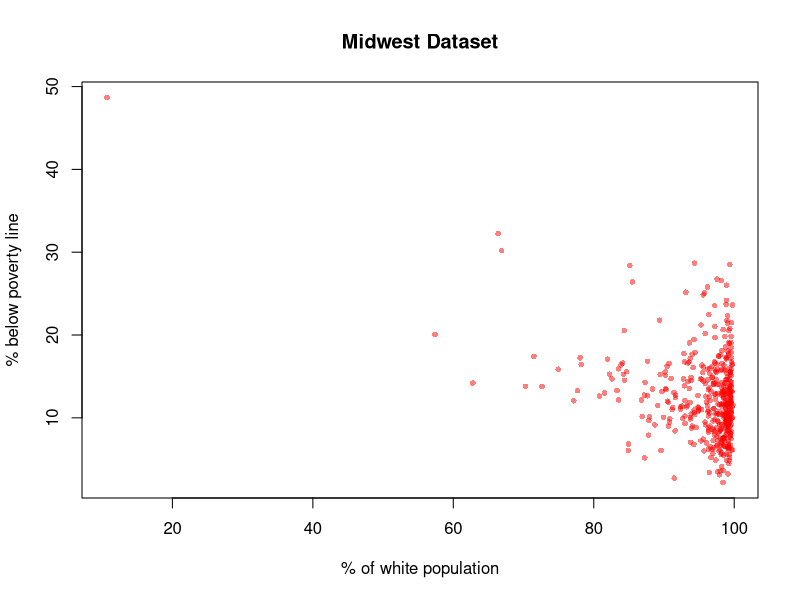
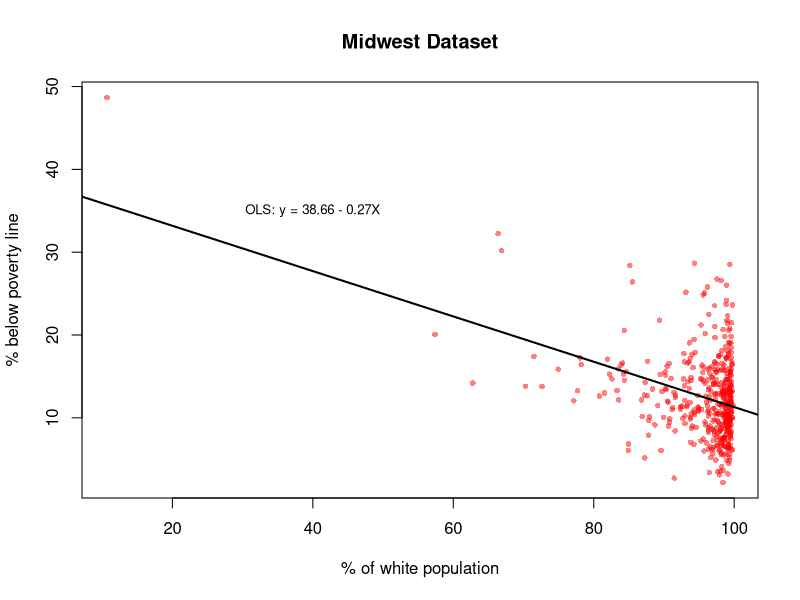
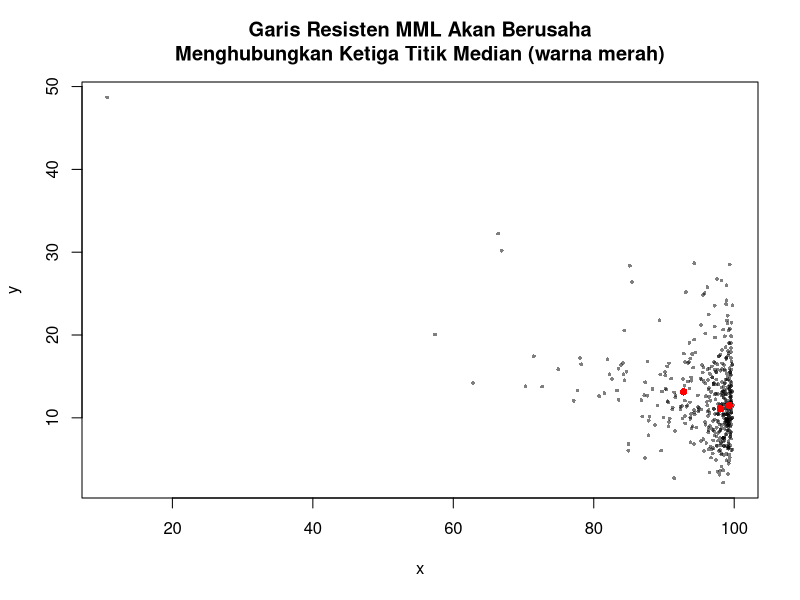
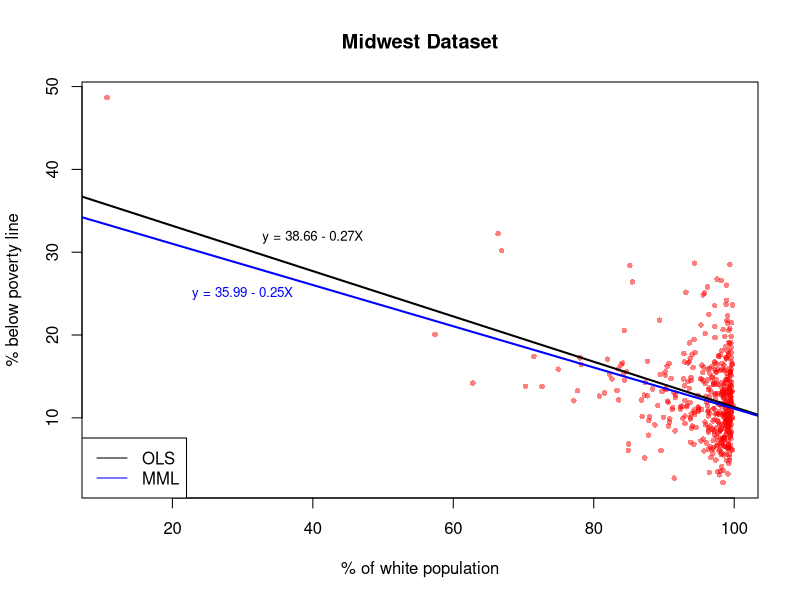
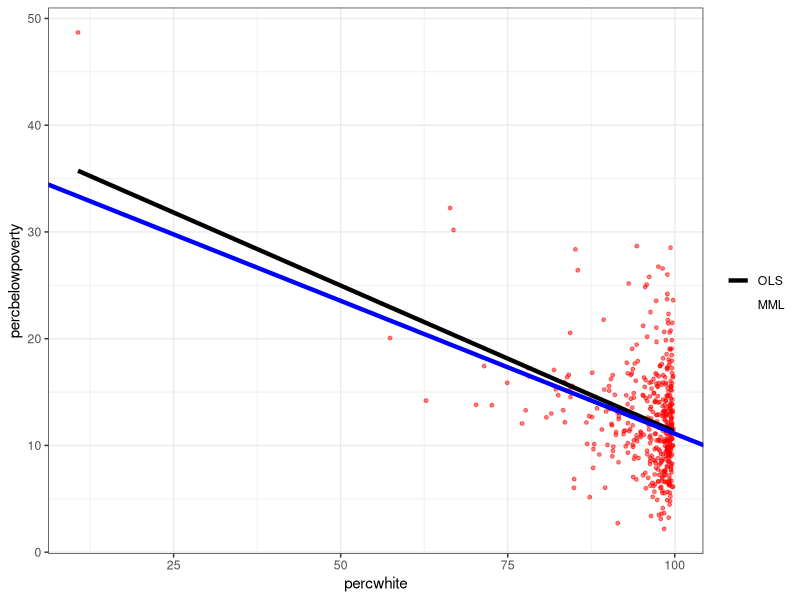

Here is the R script that generated these plots, in order:
## ---- chunk 1
knitr::opts_chunk$set(echo = TRUE)
## ---- chunk 2
df <- ggplot2::midwest
x <- df$percwhite  # % of white population
y <- df$percbelowpoverty  # % of population below poverty line
head(cbind(x, y))
## ---- chunk 3
plot(x, y, col = rgb(1, 0, 0, .5), pch = 16, cex = .75,
     main = "Midwest Dataset",
     xlab = "% of white population", ylab = "% below poverty line")
## ---- chunk 4
linReg <- lm(y ~ x)
coef(linReg)
## ---- chunk 5
plot(x, y, col = rgb(1, 0, 0, .5), pch = 16, cex = .75,
     main = "Midwest Dataset",
     xlab = "% of white population", ylab = "% below poverty line")
abline(linReg, lwd = 2)
text(40, 35, "OLS: y = 38.66 - 0.27X", cex = .8)
## ---- chunk 6
y <- y[order(x)]  # y dirutkan (sesuai dengan urutan dari x)
x <- sort(x)  # x diurutkan

head(cbind(x, y))  # sehingga hasil akhir tetap berpasangan
## ---- chunk 7
n <- round(length(x)/3)
group1 <- 1:n
group2 <- (n + 1):(length(x) - n)
group3 <- (length(x) - n + 1):length(x)
## ---- chunk 8
data.frame(min = c(1, min(group1), min(group2), min(group3)),
           max = c(length(x), max(group1), max(group2), max(group3)),
           length = c(length(x), length(group1),
                      length(group2), length(group3)),
           row.names = c("All", "Group1", "Group2", "Group3"))
## ---- chunk 9
x1 <- median(x[group1])
y1 <- median(y[group1])

x2 <- median(x[group2])
y2 <- median(y[group2])

x3 <- median(x[group3])
y3 <- median(y[group3])
## ---- chunk 10
data.frame(x = c(x1, x2, x3),
           y = c(y1, y2, y3),
           row.names = c("Group 1", "Group 2", "Group 3"))
## ---- chunk 11
plot(x, y, col = rgb(0, 0, 0, .5), pch = 16, cex = .5,
     main = "Garis Resisten MML Akan Berusaha
Menghubungkan Ketiga Titik Median (warna merah)")
points(c(x1, x2, x3), c(y1, y2, y3), col = "red", pch = 16)
## ---- chunk 12
xbar <- mean(c(x1, x2, x3))
ybar <- mean(c(y1, y2, y3))
## ---- chunk 13
b1 <- (y3 - y1)/(x3 - x1)
b0 <- ybar - b1*xbar
## ---- chunk 14
round(data.frame(Intercept = c(coef(linReg)[[1]], b0),
                 Slope = c(coef(linReg)[[2]], b1),
                 row.names = c("OLS", "MML")), 4)
## ---- chunk 15
plot(x, y, col = rgb(1, 0, 0, .5), pch = 16, cex = .75,
     main = "Midwest Dataset",
     xlab = "% of white population", ylab = "% below poverty line")

abline(linReg, lwd = 2)  # visualisasi OLS
abline(b0, b1, col = "blue", lwd = 2)  # visualisasi MML
legend("bottomleft", legend = c("OLS", "MML"), col = c("black", "blue"),
       lty = 1)

text(40, 31.8, "y = 38.66 - 0.27X", cex = .8)
text(30, 25, "y = 35.99 - 0.25X", cex = .8, col = "blue")
## ---- chunk 16
library(ggplot2)

ggplot(data = df, mapping = aes(x = percwhite, y = percbelowpoverty)) +
    geom_point(colour = "red", alpha = .5, size = 1) +
    geom_smooth(method = "lm", formula = y ~ x, mapping = aes(col = "black"),
                size = 1.5, se = F) +
    geom_abline(mapping = aes(intercept = b0, slope = b1, col = "blue"),
                size = 1.5, show.legend = F) +
    scale_colour_manual(name = "",
                        labels = c("OLS", "MML"), 
                        values = c("black", "blue")) +
    theme_bw()
